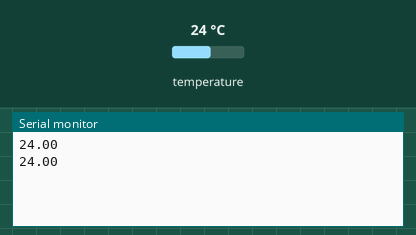
The sketch below on a simulated Arduino Uno, built with avr-gcc and run on an emulated ATmega328P. On the bench: the last lines printed to the serial monitor. Inputs (shaded band) come from the test bench; at power-on: temperature 24 °C.

Above: at 1.8 s.
1.9 s: temperature set to 12 °C
At 2.9 s:
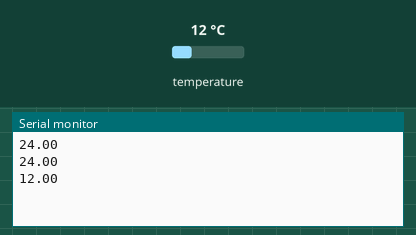
3.4 s: temperature set to 19 °C
At 4.9 s:
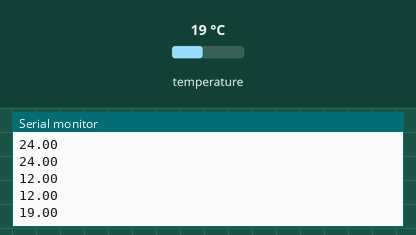
Timing chart, 0 to 6.4 s (numbered marks = the images above; inputs shaded):
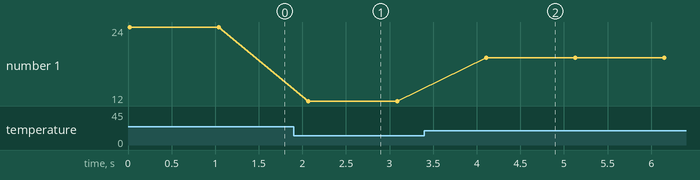

Measured:
- after the input at 1.9 s, the serial monitor: prints a new line after 0.17 s (image 1)
- after the input at 3.4 s, the serial monitor: prints a new line after 0.71 s (image 2)
- plotted number 1: 24 → 12 after the input at 1.9 s, 12 → 19 after the input at 3.4 s

The sketch:

Arduino_CdsLcd.ino
```cpp
#include <OneWire.h> // Onewire 라이브러리를 include 해주어야 한다.

int pin1 = 2; //온도 센서를 2번 핀에 연결했다.

OneWire ds(pin1); //온도 센서에 대한 OneWire 객체를 생성해준다.

float getTemp(){  //온도 측정 후 반환하는 함수. 오류가 날 경우 -1000을 반환한다.
 byte data[12];
 byte addr[8];
 if ( !ds.search(addr)) {
   ds.reset_search();
   return -1000;
 }
 if ( OneWire::crc8( addr, 7) != addr[7]) {
   Serial.println("CRC is not valid!");
   return -1000;
 }
 if ( addr[0] != 0x10 && addr[0] != 0x28) {
   Serial.print("Device is not recognized");
   return -1000;
 }
 ds.reset();
 ds.select(addr);
 ds.write(0x44,1);
 byte present = ds.reset();
 ds.select(addr);
 ds.write(0xBE);

 for (int i = 0; i < 9; i++) {
  data[i] = ds.read();
 }

 ds.reset_search();
 byte MSB = data[1];
 byte LSB = data[0];
 float tempRead = ((MSB << 8) | LSB);
 float TemperatureSum = tempRead / 16;
 return TemperatureSum;
}

void setup() {
  // put your setup code here, to run once:
  Serial.begin(9600);
  pinMode(pin1, INPUT);
}

void loop() {
  // put your main code here, to run repeatedly:
  Serial.println(getTemp());
  delay(1000);
}
```
